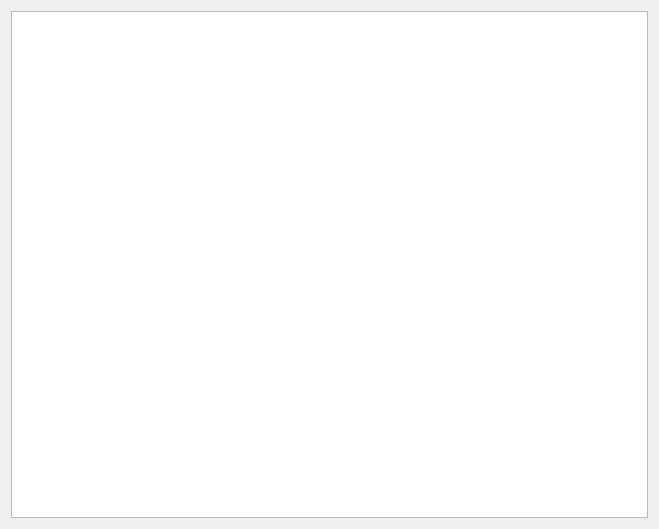
<?xml version="1.0" encoding="UTF-8"?>
<ui version="4.0">
 <class>MainWindow</class>
 <widget class="QMainWindow" name="MainWindow">
  <property name="geometry">
   <rect>
    <x>0</x>
    <y>0</y>
    <width>659</width>
    <height>529</height>
   </rect>
  </property>
  <property name="windowTitle">
   <string>MainWindow</string>
  </property>
  <widget class="QWidget" name="centralWidget">
   <layout class="QHBoxLayout" name="horizontalLayout">
    <item>
     <widget class="QTableView" name="tableView"/>
    </item>
   </layout>
  </widget>
 </widget>
 <layoutdefault spacing="6" margin="11"/>
 <resources/>
 <connections/>
</ui>
